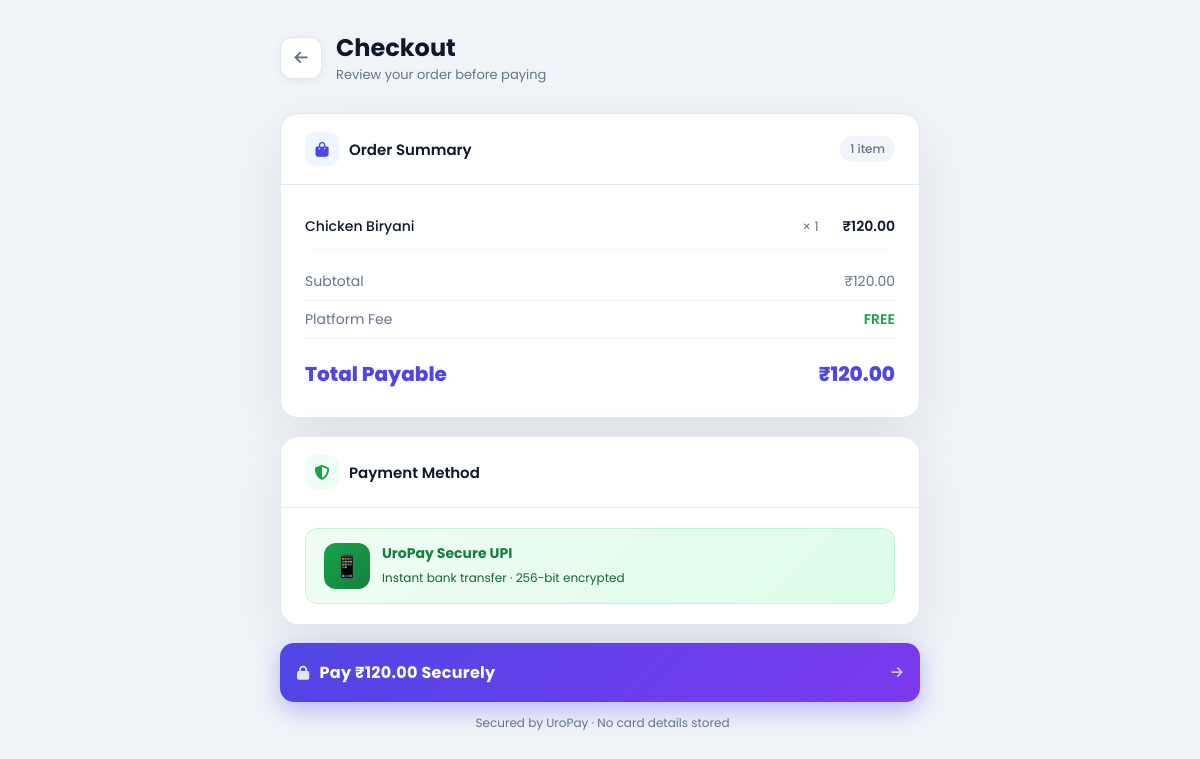
The page /checkout.php (signed in) on the database its author committed.
### tables this page shows
CREATE TABLE `products` (
  `id` int(11) NOT NULL AUTO_INCREMENT,
  `product_name` varchar(200) NOT NULL,
  `name` varchar(200) DEFAULT NULL,
  `category` varchar(100) DEFAULT 'Snacks',
  `category_id` int(11) DEFAULT NULL,
  `price` decimal(10,2) NOT NULL,
  `image` varchar(255) DEFAULT 'Burger.jpg',
  `description` text DEFAULT NULL,
  `status` varchar(50) NOT NULL DEFAULT 'Available',
  `created_at` timestamp NOT NULL DEFAULT current_timestamp(),
  PRIMARY KEY (`id`)
);

### checkout.php (the view, shortened to what this page needs)
<?php
include("php/db.php");
$total = 0;
$cartItems = [];
if (empty($cartItems)) {
    $resDefault = mysqli_query($conn, "SELECT * FROM products ORDER BY id ASC LIMIT 1");
    if ($resDefault && $rDef = mysqli_fetch_assoc($resDefault)) {
        $pName = !empty($rDef['product_name']) ? $rDef['product_name'] : (!empty($rDef['name']) ? $rDef['name'] : 'Food Item');
        $cartItems[] = [
            'id' => $rDef['id'],
            'name' => $pName,
            'price' => (float)$rDef['price'],
            'qty' => 1,
            'subtotal' => (float)$rDef['price']
        ];
        $total = (float)$rDef['price'];
    }
}
?>
<!DOCTYPE html>
<html lang="en">
<head>
<link rel="stylesheet" href="https://cdnjs.cloudflare.com/ajax/libs/font-awesome/6.7.1/css/all.min.css">
</head>
<body>
<div class="page-header">
    <a href="cart.php" class="back-btn" title="Back to Cart"><i class="fa-solid fa-arrow-left"></i></a>
    <div>
        <h1>Checkout</h1>
        <p>Review your order before paying</p>
    </div>
</div>
<div class="card">
    <div class="card-header">
        <div class="icon" style="background:#eff6ff;color:#4f46e5;"><i class="fa-solid fa-bag-shopping"></i></div>
        Order Summary
        <span style="margin-left:auto;background:#f1f5f9;color:#64748b;font-size:12px;font-weight:500;padding:4px 10px;border-radius:20px;">
            <?php echo count($cartItems); ?> item<?php echo count($cartItems) !== 1 ? 's' : ''; ?>
        </span>
    </div>
    <div class="card-body">
        <?php foreach ($cartItems as $item): ?>
        <div class="order-item">
            <span class="name"><?php echo htmlspecialchars($item['name']); ?></span>
            <span class="qty">× <?php echo $item['qty']; ?></span>
            <span class="price">₹<?php echo number_format($item['subtotal'], 2); ?></span>
        </div>
        <?php endforeach; ?>
        <div class="totals">
            <div class="total-row">
                <span>Subtotal</span>
                <span>₹<?php echo number_format($total, 2); ?></span>
            </div>
            <div class="total-row">
                <span>Platform Fee</span>
                <span style="color:#16a34a;font-weight:600;">FREE</span>
            </div>
            <div class="total-row">
                <span>Total Payable</span>
                <span>₹<?php echo number_format($total, 2); ?></span>
            </div>
        </div>
    </div>
</div>
<div class="card">
    <div class="card-header">
        <div class="icon" style="background:#f0fdf4;color:#16a34a;"><i class="fa-solid fa-shield-halved"></i></div>
        Payment Method
    </div>
    <div class="card-body">
        <div class="upi-badge">
            <div class="upi-logo">📱</div>
            <div class="upi-text">
                <strong>UroPay Secure UPI</strong>
                <span>Instant bank transfer · 256-bit encrypted</span>
            </div>
        </div>
    </div>
</div>
<div style="max-width:640px;margin:0 auto;">
    <form action="create_order.php" method="POST" id="checkoutForm">
        <button type="button" class="pay-btn" id="payNowBtn" onclick="openPaymentModal()">
            <i class="fa-solid fa-lock lock-icon"></i>
            Pay ₹<?php echo number_format($total, 2); ?> Securely
            <i class="fa-solid fa-arrow-right" style="margin-left:auto;font-size:13px;opacity:0.7;"></i>
        </button>
    </form>
    <p class="secure-note">
        Secured by UroPay · No card details stored
    </p>
</div>
</body>
</html>

### checkout.php (style rules this page uses)
*, *::before, *::after { box-sizing: border-box; margin: 0; padding: 0; }
:root { --bg: #f0f4f8; --card: #ffffff; --primary: #4f46e5; --primary-d: #4338ca; --green: #16a34a; --green-d: #15803d; --red: #dc2626; --text: #0f172a; --muted: #64748b; --border: #e2e8f0; --radius: 18px; --shadow: 0 20px 60px rgba(0,0,0,0.08); }
body { font-family: 'Poppins', Arial, sans-serif; background: var(--bg); min-height: 100vh; color: var(--text); padding: 30px 16px 60px; }
.page-header { max-width: 640px; margin: 0 auto 28px; display: flex; align-items: center; gap: 14px; }
.page-header .back-btn { width: 42px; height: 42px; border-radius: 12px; background: var(--card); border: 1px solid var(--border); display: flex; align-items: center; justify-content: center; color: var(--muted); text-decoration: none; font-size: 15px; box-shadow: 0 2px 8px rgba(0,0,0,0.06); transition: 0.2s; flex-shrink: 0; }
.page-header h1 { font-size: 24px; font-weight: 700; color: var(--text); }
.page-header p { font-size: 13px; color: var(--muted); font-weight: 400; }
.card { max-width: 640px; margin: 0 auto 18px; background: var(--card); border-radius: var(--radius); box-shadow: var(--shadow); border: 1px solid var(--border); overflow: hidden; }
.card-header { padding: 18px 24px; border-bottom: 1px solid var(--border); display: flex; align-items: center; gap: 10px; font-size: 15px; font-weight: 600; color: var(--text); }
.card-header .icon { width: 34px; height: 34px; border-radius: 10px; display: flex; align-items: center; justify-content: center; font-size: 15px; flex-shrink: 0; }
.card-body { padding: 20px 24px; }
.order-item { display: flex; justify-content: space-between; align-items: center; padding: 11px 0; border-bottom: 1px solid #f8fafc; font-size: 14px; gap: 10px; }
.order-item .name { font-weight: 500; color: var(--text); flex: 1; }
.order-item .qty { color: var(--muted); font-size: 13px; margin: 0 14px; white-space: nowrap; }
.order-item .price { font-weight: 600; color: var(--text); white-space: nowrap; }
.totals { margin-top: 14px; }
.total-row { display: flex; justify-content: space-between; align-items: center; padding: 8px 0; font-size: 14px; color: var(--muted); border-bottom: 1px solid #f1f5f9; }
.total-row:last-child { border-bottom: none; margin-top: 8px; padding-top: 12px; font-size: 20px; font-weight: 800; color: var(--primary); }
.pay-btn { width: 100%; padding: 17px; background: linear-gradient(135deg, var(--primary), #7c3aed); color: white; border: none; border-radius: 14px; font-size: 16px; font-weight: 700; cursor: pointer; display: flex; align-items: center; justify-content: center; gap: 10px; box-shadow: 0 8px 24px rgba(79,70,229,0.35); transition: 0.25s; letter-spacing: 0.3px; font-family: 'Poppins', sans-serif; }
.pay-btn .lock-icon { font-size: 14px; opacity: 0.85; }
.secure-note { text-align: center; margin-top: 12px; font-size: 12px; color: var(--muted); display: flex; align-items: center; justify-content: center; gap: 5px; }
.upi-badge { display: flex; align-items: center; gap: 12px; background: linear-gradient(135deg, #f0fdf4, #dcfce7); border: 1px solid #bbf7d0; border-radius: 12px; padding: 14px 18px; }
.upi-badge .upi-logo { width: 46px; height: 46px; border-radius: 12px; background: linear-gradient(135deg, #16a34a, #15803d); display: flex; align-items: center; justify-content: center; font-size: 22px; flex-shrink: 0; }
.upi-badge .upi-text strong { display: block; font-size: 14px; color: #15803d; }
.upi-badge .upi-text span { font-size: 12px; color: #166534; }

### rows shown on the page
products: name "Chicken Biryani", id "1", subtotal "120.00", price "120.00"

### other values the page prints
count($cartItems) "1"
